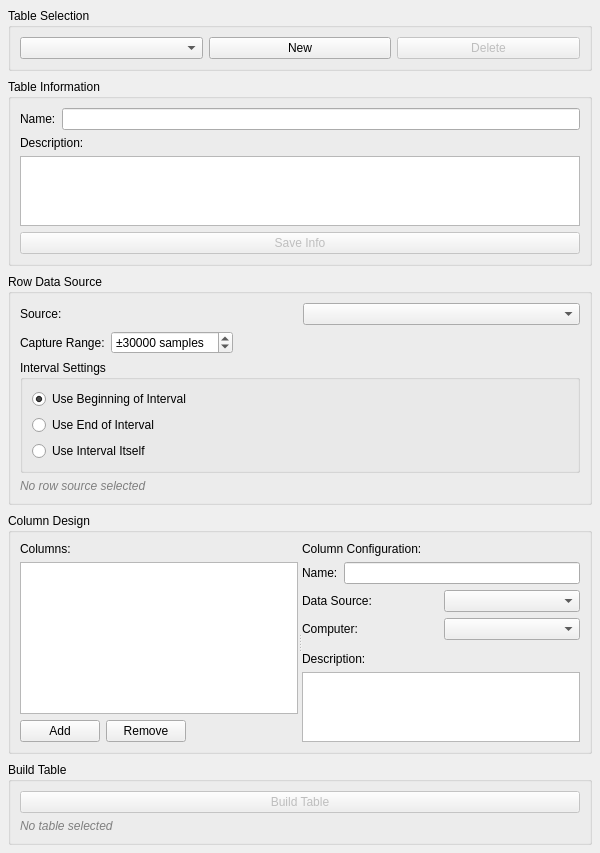
<?xml version="1.0" encoding="UTF-8"?>
<ui version="4.0">
 <class>TableDesignerWidget</class>
 <widget class="QWidget" name="TableDesignerWidget">
  <property name="geometry">
   <rect>
    <x>0</x>
    <y>0</y>
    <width>600</width>
    <height>800</height>
   </rect>
  </property>
  <property name="windowTitle">
   <string>Table Designer</string>
  </property>
  <layout class="QVBoxLayout" name="main_layout">
   <property name="spacing">
    <number>8</number>
   </property>
   <property name="leftMargin">
    <number>8</number>
   </property>
   <property name="topMargin">
    <number>8</number>
   </property>
   <property name="rightMargin">
    <number>8</number>
   </property>
   <property name="bottomMargin">
    <number>8</number>
   </property>
   <item>
    <widget class="QGroupBox" name="table_selection_group">
     <property name="title">
      <string>Table Selection</string>
     </property>
     <layout class="QVBoxLayout" name="table_selection_layout">
      <item>
       <layout class="QHBoxLayout" name="table_selection_row">
        <item>
         <widget class="QComboBox" name="table_combo">
          <property name="minimumWidth">
           <number>150</number>
          </property>
         </widget>
        </item>
        <item>
         <widget class="QPushButton" name="new_table_btn">
          <property name="text">
           <string>New</string>
          </property>
          <property name="maximumWidth">
           <number>60</number>
          </property>
         </widget>
        </item>
        <item>
         <widget class="QPushButton" name="delete_table_btn">
          <property name="text">
           <string>Delete</string>
          </property>
          <property name="maximumWidth">
           <number>60</number>
          </property>
          <property name="enabled">
           <bool>false</bool>
          </property>
         </widget>
        </item>
       </layout>
      </item>
     </layout>
    </widget>
   </item>
   <item>
    <widget class="QGroupBox" name="table_info_group">
     <property name="title">
      <string>Table Information</string>
     </property>
     <layout class="QVBoxLayout" name="table_info_layout">
      <item>
       <layout class="QHBoxLayout" name="name_row">
        <item>
         <widget class="QLabel" name="name_label">
          <property name="text">
           <string>Name:</string>
          </property>
         </widget>
        </item>
        <item>
         <widget class="QLineEdit" name="table_name_edit"/>
        </item>
       </layout>
      </item>
      <item>
       <widget class="QLabel" name="description_label">
        <property name="text">
         <string>Description:</string>
        </property>
       </widget>
      </item>
      <item>
       <widget class="QTextEdit" name="table_description_edit">
        <property name="maximumHeight">
         <number>60</number>
        </property>
       </widget>
      </item>
      <item>
       <widget class="QPushButton" name="save_info_btn">
        <property name="text">
         <string>Save Info</string>
        </property>
        <property name="enabled">
         <bool>false</bool>
        </property>
       </widget>
      </item>
     </layout>
    </widget>
   </item>
   <item>
    <widget class="QGroupBox" name="row_source_group">
     <property name="title">
      <string>Row Data Source</string>
     </property>
     <layout class="QVBoxLayout" name="row_source_layout">
      <item>
       <layout class="QHBoxLayout" name="row_combo_row">
        <item>
         <widget class="QLabel" name="row_source_label">
          <property name="text">
           <string>Source:</string>
          </property>
         </widget>
        </item>
        <item>
         <widget class="QComboBox" name="row_data_source_combo">
          <property name="minimumWidth">
           <number>200</number>
          </property>
         </widget>
        </item>
       </layout>
      </item>
      <item>
       <layout class="QHBoxLayout" name="capture_range_layout">
        <item>
         <widget class="QLabel" name="capture_range_label">
          <property name="text">
           <string>Capture Range:</string>
          </property>
         </widget>
        </item>
        <item>
         <widget class="QSpinBox" name="capture_range_spinbox">
          <property name="prefix">
           <string>±</string>
          </property>
          <property name="suffix">
           <string> samples</string>
          </property>
          <property name="minimum">
           <number>100</number>
          </property>
          <property name="maximum">
           <number>100000</number>
          </property>
          <property name="singleStep">
           <number>100</number>
          </property>
          <property name="value">
           <number>30000</number>
          </property>
         </widget>
        </item>
        <item>
         <spacer name="horizontalSpacer_capture">
          <property name="orientation">
           <enum>Qt::Horizontal</enum>
          </property>
          <property name="sizeHint" stdset="0">
           <size>
            <width>20</width>
            <height>20</height>
           </size>
          </property>
         </spacer>
        </item>
       </layout>
      </item>
      <item>
       <widget class="QGroupBox" name="interval_settings_group">
        <property name="title">
         <string>Interval Settings</string>
        </property>
        <property name="visible">
         <bool>false</bool>
        </property>
        <layout class="QVBoxLayout" name="interval_layout">
         <item>
          <widget class="QRadioButton" name="interval_beginning_radio">
           <property name="text">
            <string>Use Beginning of Interval</string>
           </property>
           <property name="checked">
            <bool>true</bool>
           </property>
          </widget>
         </item>
         <item>
          <widget class="QRadioButton" name="interval_end_radio">
           <property name="text">
            <string>Use End of Interval</string>
           </property>
          </widget>
         </item>
         <item>
          <widget class="QRadioButton" name="interval_itself_radio">
           <property name="text">
            <string>Use Interval Itself</string>
           </property>
          </widget>
         </item>
        </layout>
       </widget>
      </item>
      <item>
       <widget class="QLabel" name="row_info_label">
        <property name="text">
         <string>No row source selected</string>
        </property>
        <property name="styleSheet">
         <string>QLabel { color: gray; font-style: italic; }</string>
        </property>
       </widget>
      </item>
     </layout>
    </widget>
   </item>
   <item>
    <widget class="QGroupBox" name="column_design_group">
     <property name="title">
      <string>Column Design</string>
     </property>
     <layout class="QVBoxLayout" name="column_design_layout">
      <item>
       <widget class="QSplitter" name="column_splitter">
        <property name="orientation">
         <enum>Qt::Horizontal</enum>
        </property>
        <widget class="QWidget" name="column_list_widget" native="true">
         <layout class="QVBoxLayout" name="column_list_layout">
          <item>
           <widget class="QLabel" name="columns_label">
            <property name="text">
             <string>Columns:</string>
            </property>
           </widget>
          </item>
          <item>
           <widget class="QListWidget" name="column_list">
            <property name="minimumHeight">
             <number>150</number>
            </property>
           </widget>
          </item>
          <item>
           <layout class="QHBoxLayout" name="column_buttons_layout">
            <item>
             <widget class="QPushButton" name="add_column_btn">
              <property name="text">
               <string>Add</string>
              </property>
             </widget>
            </item>
            <item>
             <widget class="QPushButton" name="remove_column_btn">
              <property name="text">
               <string>Remove</string>
              </property>
             </widget>
            </item>
            <item>
             <spacer name="horizontalSpacer">
              <property name="orientation">
               <enum>Qt::Horizontal</enum>
              </property>
              <property name="sizeHint" stdset="0">
               <size>
                <width>40</width>
                <height>20</height>
               </size>
              </property>
             </spacer>
            </item>
           </layout>
          </item>
         </layout>
        </widget>
        <widget class="QWidget" name="column_config_widget" native="true">
         <layout class="QVBoxLayout" name="column_config_layout">
          <item>
           <widget class="QLabel" name="column_config_label">
            <property name="text">
             <string>Column Configuration:</string>
            </property>
           </widget>
          </item>
          <item>
           <layout class="QHBoxLayout" name="col_name_row">
            <item>
             <widget class="QLabel" name="col_name_label">
              <property name="text">
               <string>Name:</string>
              </property>
             </widget>
            </item>
            <item>
             <widget class="QLineEdit" name="column_name_edit"/>
            </item>
           </layout>
          </item>
          <item>
           <layout class="QHBoxLayout" name="col_source_row">
            <item>
             <widget class="QLabel" name="col_source_label">
              <property name="text">
               <string>Data Source:</string>
              </property>
             </widget>
            </item>
            <item>
             <widget class="QComboBox" name="column_data_source_combo"/>
            </item>
           </layout>
          </item>
          <item>
           <layout class="QHBoxLayout" name="col_computer_row">
            <item>
             <widget class="QLabel" name="col_computer_label">
              <property name="text">
               <string>Computer:</string>
              </property>
             </widget>
            </item>
            <item>
             <widget class="QComboBox" name="column_computer_combo"/>
            </item>
           </layout>
          </item>
          <item>
           <widget class="QWidget" name="parameter_container_widget">
            <property name="visible">
             <bool>false</bool>
            </property>
           </widget>
          </item>
          <item>
           <widget class="QLabel" name="col_description_label">
            <property name="text">
             <string>Description:</string>
            </property>
           </widget>
          </item>
          <item>
           <widget class="QTextEdit" name="column_description_edit">
            <property name="maximumHeight">
             <number>60</number>
            </property>
           </widget>
          </item>
          <item>
           <spacer name="verticalSpacer">
            <property name="orientation">
             <enum>Qt::Vertical</enum>
            </property>
            <property name="sizeHint" stdset="0">
             <size>
              <width>20</width>
              <height>40</height>
             </size>
            </property>
           </spacer>
          </item>
         </layout>
        </widget>
       </widget>
      </item>
     </layout>
    </widget>
   </item>
   <item>
    <widget class="QGroupBox" name="build_group">
     <property name="title">
      <string>Build Table</string>
     </property>
     <layout class="QVBoxLayout" name="build_layout">
      <item>
       <widget class="QPushButton" name="build_table_btn">
        <property name="text">
         <string>Build Table</string>
        </property>
        <property name="enabled">
         <bool>false</bool>
        </property>
       </widget>
      </item>
      <item>
       <widget class="QLabel" name="build_status_label">
        <property name="text">
         <string>No table selected</string>
        </property>
        <property name="styleSheet">
         <string>QLabel { color: gray; font-style: italic; }</string>
        </property>
       </widget>
      </item>
     </layout>
    </widget>
   </item>
   <item>
    <spacer name="verticalSpacer_2">
     <property name="orientation">
      <enum>Qt::Vertical</enum>
     </property>
     <property name="sizeHint" stdset="0">
      <size>
       <width>20</width>
       <height>40</height>
      </size>
     </property>
    </spacer>
   </item>
  </layout>
 </widget>
 <resources/>
 <connections/>
</ui>
